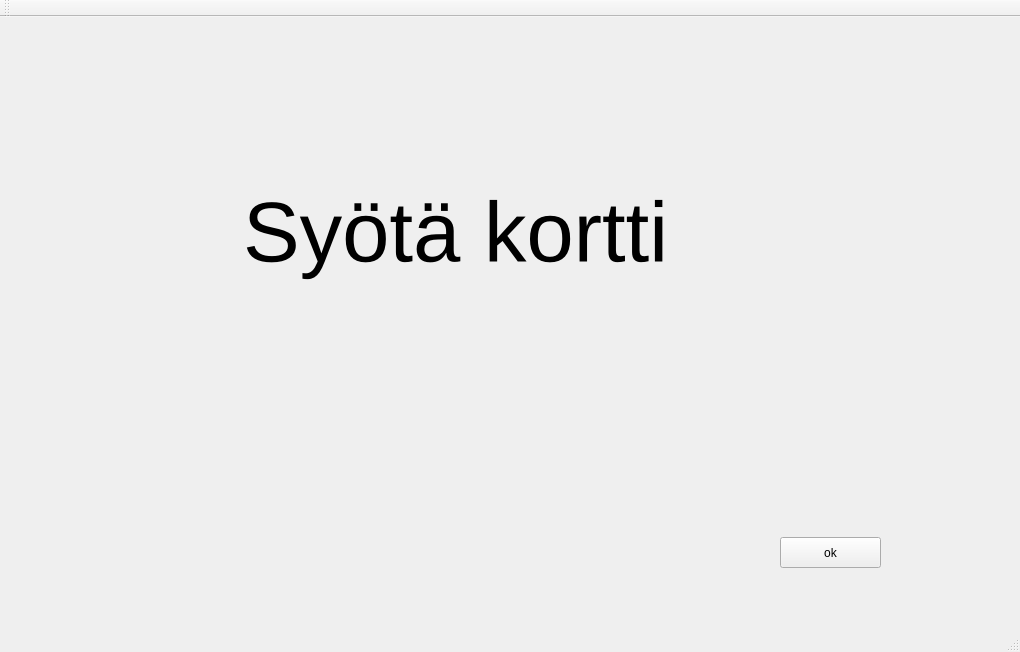
<?xml version="1.0" encoding="UTF-8"?>
<ui version="4.0">
 <class>MainWindow</class>
 <widget class="QMainWindow" name="MainWindow">
  <property name="geometry">
   <rect>
    <x>0</x>
    <y>0</y>
    <width>1020</width>
    <height>652</height>
   </rect>
  </property>
  <property name="windowTitle">
   <string>MainWindow</string>
  </property>
  <widget class="QWidget" name="centralWidget">
   <widget class="QLabel" name="label">
    <property name="geometry">
     <rect>
      <x>10</x>
      <y>-10</y>
      <width>891</width>
      <height>451</height>
     </rect>
    </property>
    <property name="font">
     <font>
      <pointsize>64</pointsize>
     </font>
    </property>
    <property name="text">
     <string>Syötä kortti</string>
    </property>
    <property name="alignment">
     <set>Qt::AlignCenter</set>
    </property>
   </widget>
   <widget class="QPushButton" name="pushButton_ok">
    <property name="geometry">
     <rect>
      <x>780</x>
      <y>520</y>
      <width>101</width>
      <height>31</height>
     </rect>
    </property>
    <property name="text">
     <string>ok</string>
    </property>
   </widget>
  </widget>
  <widget class="QMenuBar" name="menuBar">
   <property name="geometry">
    <rect>
     <x>0</x>
     <y>0</y>
     <width>1020</width>
     <height>27</height>
    </rect>
   </property>
  </widget>
  <widget class="QToolBar" name="mainToolBar">
   <attribute name="toolBarArea">
    <enum>TopToolBarArea</enum>
   </attribute>
   <attribute name="toolBarBreak">
    <bool>false</bool>
   </attribute>
  </widget>
  <widget class="QStatusBar" name="statusBar"/>
 </widget>
 <layoutdefault spacing="6" margin="11"/>
 <resources/>
 <connections/>
</ui>
